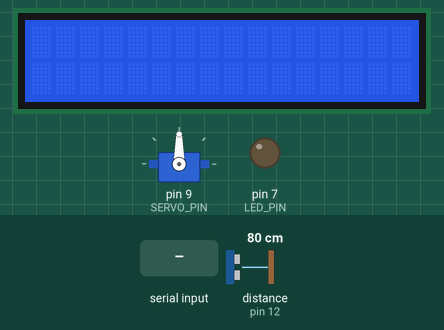
Simulated run of this sketch. Board: Arduino Uno, built with avr-gcc and run on an emulated ATmega328P. On the bench: 16×2 character LCD, servo, output pins drawn as LEDs (lit = HIGH). Wiring (inferred from the names in the program): ultrasonic range finder: trigger pin 13; echo pin 12. Dashed ring = blinking. The test bench sets the inputs (shaded band); at power-on: distance to the obstacle (sensor on pin 12) 80 cm. The echo pulse lasts 58.3 µs per cm; pins used as bus, display or sensor lines are not drawn; what the sketch prints to the serial monitor is not drawn.

Above: at 1.3 s.
1.4 s: distance to the obstacle (sensor on pin 12) set to 2 cm
At 2.2 s:
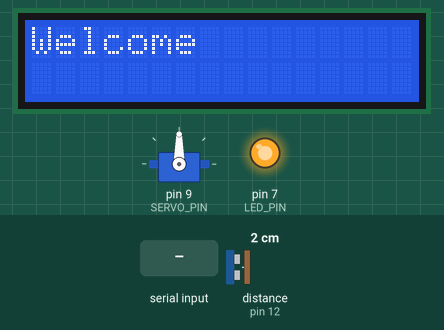
4.4 s: "0\n" received over the second serial link
At 5.8 s:
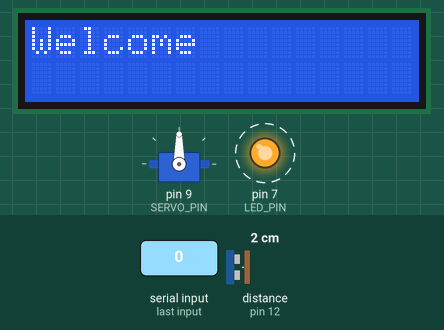
7.4 s: "1\n" received over the second serial link
At 8.42 s:
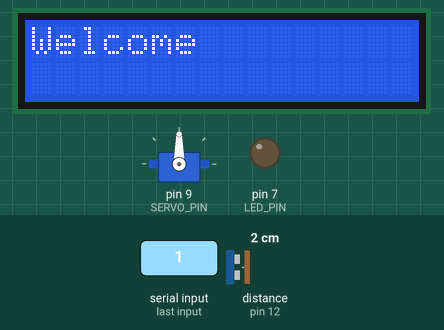
10.4 s: distance to the obstacle (sensor on pin 12) set to 9 cm
13.4 s: "5\n" received over the second serial link
At 15.2 s:
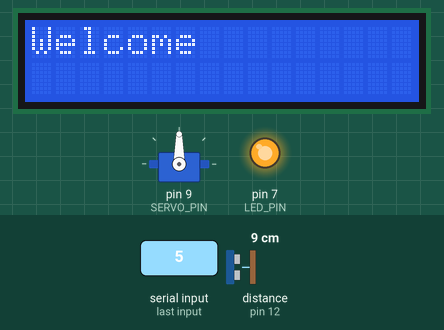
16.4 s: distance to the obstacle (sensor on pin 12) set to 4 cm
Timing chart, 0 to 19.4 s (numbered marks = the images above; inputs shaded):
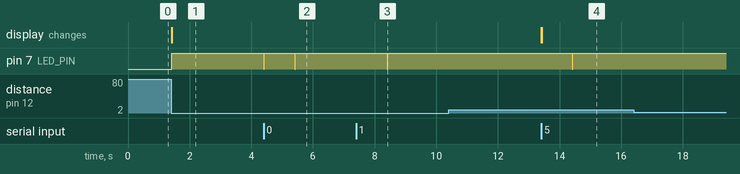

Measured:
- after the input at 1.4 s, pin 7 (LED_PIN): LOW → HIGH at once; the display: changes at once (image 1)
- after the input at 4.4 s, pin 7 (LED_PIN): alternates HIGH for 1.0 s and LOW for 0.01 s, 4 changes in all, then stays HIGH, starting at once
- after the input at 7.4 s, pin 7 (LED_PIN): HIGH → LOW after 1.0 s, → HIGH 0.01 s later
- after the input at 13.4 s, pin 7 (LED_PIN): HIGH → LOW after 1.0 s, → HIGH 0.01 s later; the display: first changes at once (image 4 shows a later state)

The sketch:

project.ino
```cpp
#include <Servo.h>
#include <LiquidCrystal_I2C.h>
#include <SoftwareSerial.h>

const int RX =2;
const int TX =3;
Servo servo = Servo();
const int SERVO_PIN = 9;
const int LED_PIN =7;
const int ECHO_PIN = 12;
const int TRIGGER_PIN = 13;

int i;
SoftwareSerial BT = SoftwareSerial(RX,TX);
LiquidCrystal_I2C lcd = LiquidCrystal_I2C(0x27,16,2);
void setup() {
  // put your setup code here, to run once:
  lcd.init();
  lcd.begin(16, 2);
  lcd.clear();
  lcd.backlight();
  Serial.begin(115200UL);
  BT.begin(9600UL);

  pinMode(TRIGGER_PIN, OUTPUT);
  pinMode(ECHO_PIN, INPUT);


     Serial.begin(115200UL);
     BT.begin(9600UL);
     BT.println("Welcome");
     pinMode(LED_PIN,OUTPUT);
     pinMode(SERVO_PIN, OUTPUT);
     servo.attach(SERVO_PIN);
}

void loop() {
  callUltrasonic();
  // put your main code here, to run repeatedly:
  //lcd.setCursor(0,0);
  //  lcd.print("Welcome");

  //블르투스 1,2,3 으로 작동

     if(BT.available()>0)
     {
      long value = BT.parseInt();

       if(value == 1)
       {
        digitalWrite(LED_PIN,HIGH);

       }

       if(value ==0)
       {
        digitalWrite(LED_PIN, LOW);
       }

       if(value == 3)
       {
          for(i=0; i<=180;i++)
          {
            servo.write(i);
            delay(25);
            if(i ==50)
            digitalWrite(LED_PIN,HIGH);
            if(i ==100)
            digitalWrite(LED_PIN,LOW);
          }
      }

     if(value ==4)
     {
       lcd.print("Welcome");
     }

     if(value ==5)
     {
        lcd.clear();
     }

   }
}
```

ULTROSONIC.ino
```cpp
void callUltrasonic()
{
  digitalWrite(TRIGGER_PIN, LOW);
  delayMicroseconds(2);
  digitalWrite(TRIGGER_PIN, HIGH);
  delayMicroseconds(10);
  digitalWrite(TRIGGER_PIN, LOW);
  long duration = pulseIn(ECHO_PIN, HIGH);  /*high가들어올때까지 기다림*/
  const unsigned long distance_mm = (duration/ 2.9)/2;
/**
*  거리가 200mm 인 경우 아랫코드 실행
 */
 if(distance_mm > 100UL && distance_mm < 1000UL)
 {
  Serial.println("Alert");

 }
  Serial.println(distance_mm);


  lcd.clear();
   if(distance_mm < 300)
   {
    lcd.clear();
    lcd.print("Welcome");
    digitalWrite(LED_PIN,HIGH);
   }
    else
     digitalWrite(LED_PIN,LOW);

}
```
